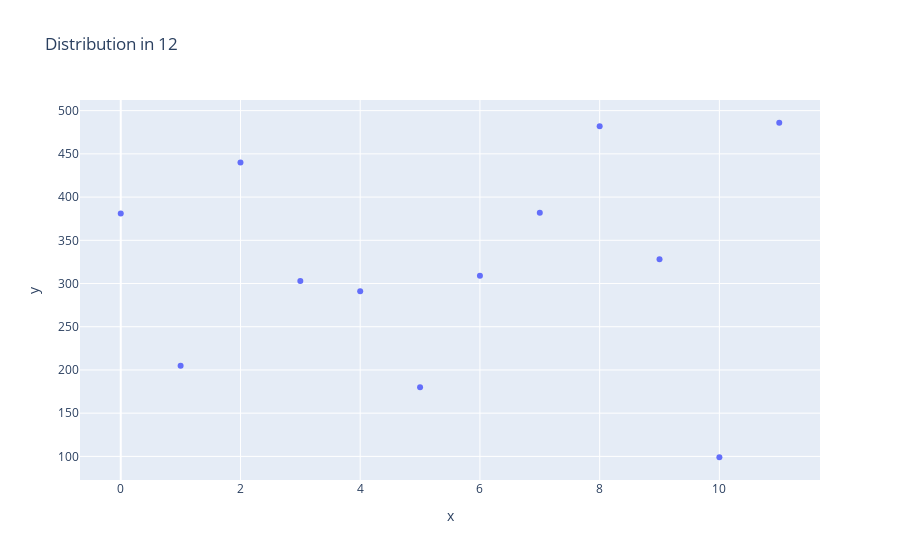

Notebook source saved alongside this figure:
### Code cell
np.random.seed(12)
x=np.arange(12)
y=np.random.randint(50,500,size=12)

df = pd.DataFrame({"x": x, "y": y})

fig = px.scatter(df, x='x', y='y', title=f'Distribution in {12}')
fig

### Figure 1 — Plotly figure (JSON) as saved in the notebook; plotly's stock layout.template omitted (floating-point values rounded to 4 significant figures)
{"data": [{"hovertemplate": "x=%{x}<br>y=%{y}<extra></extra>", "legendgroup": "", "marker": {"color": "#636efa", "symbol": "circle"}, "mode": "markers", "name": "", "orientation": "v", "showlegend": false, "type": "scatter", "x": [0, 1, 2, 3, 4, 5, 6, 7, 8, 9, 10, 11], "xaxis": "x", "y": [381, 205, 440, 303, 291, 180, 309, 382, 482, 328, 99, 486], "yaxis": "y"}], "layout": {"legend": {"tracegroupgap": 0}, "title": {"text": "Distribution in 12"}, "xaxis": {"anchor": "y", "domain": [0, 1], "title": {"text": "x"}}, "yaxis": {"anchor": "x", "domain": [0, 1], "title": {"text": "y"}}}}
